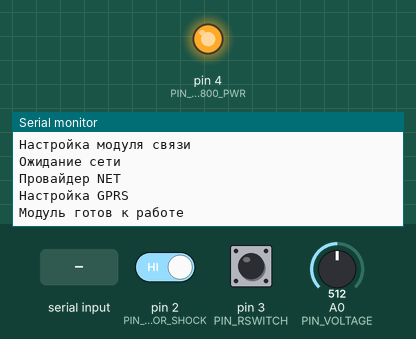
This sketch was run on a simulated Arduino Uno, built with avr-gcc and run on an emulated ATmega328P. Parts: output pins drawn as LEDs (lit = HIGH), the last lines printed to the serial monitor. Inputs (shaded band) come from the test bench; at power-on: pin 2 (PIN_SENSOR_SHOCK) HIGH, A0 (PIN_VOLTAGE) = 512, pin 3 (PIN_RSWITCH) HIGH. EEPROM starts erased; the modem accepts every AT command (registered, SIM ready, sends succeed) and sends nothing else.

Above: at 9.5 s.
9.6 s: pin 2 (PIN_SENSOR_SHOCK) driven LOW
At 10.68 s:
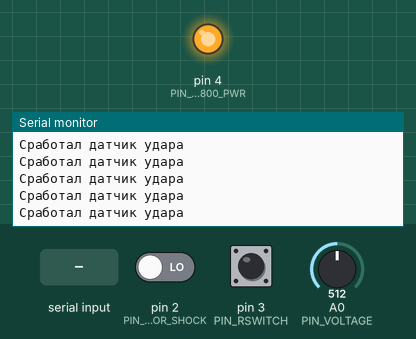
11.5 s: A0 (PIN_VOLTAGE) set to 900
14.6 s: pin 3 (PIN_RSWITCH) pulled LOW for 0.15 s
At 14.71 s:
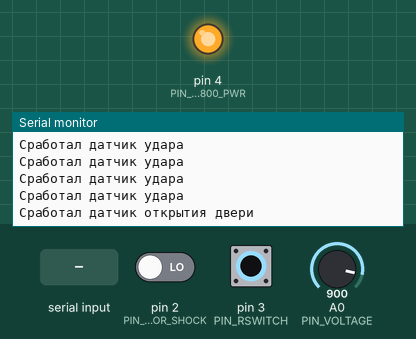
16.2 s: "ERROR" received over the second serial link
19.3 s: "30,150\n" received over the second serial link
22.4 s: pin 3 (PIN_RSWITCH) pulled LOW for 1 s
At 22.63 s:
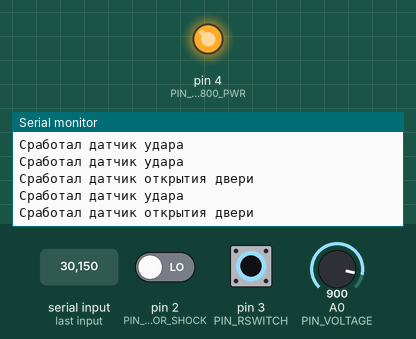

The sketch:

firmware.ino
```cpp
#include <EEPROM.h>

#define PIN_SENSOR_SHOCK 2    //  Датчик удара
#define PIN_RSWITCH 3         //  Геркон
#define PIN_VOLTAGE 0         //  Вольтметр

//  Настройки модема.
#define PIN_SIM800_RX   7
#define PIN_SIM800_TX   8
#define PIN_SIM800_PWR  4
#define SIM800_APN      "internet"
#define SIM800_USER     "gdata"
#define SIM800_PWD      "gdata"
#define SIM800_DEBUG    1

#define EEPROM_SENSOR_SHOCK 0
#define EEPROM_RSWITCH      1

//  Адрес сервера.
#define API_SERVER_URL      ""

bool isRSwitchAlert = false;          //  True, если сработал геркон.
bool isShockAlert = false;            //  True, если сработал датчик удара.
bool isOnGuard = false;               //  True, если устройсто на охране.
bool isSendSOS = false;               //  Флаг указывает на то, что сообщение о сработке надо отправлять сразу же.

float vBattery = 0.0;                   //  Напряжение батареи.
uint8_t lvlSignal = 0;                  //  Уровень сигнала связи.
unsigned long lastCheckSimStatus = 0;   //  Последнее время проверки статуса связи.

void setup() {
  Serial.begin(9600);

  pinMode(PIN_SENSOR_SHOCK, INPUT);
  pinMode(PIN_RSWITCH, INPUT);
  pinMode(PIN_VOLTAGE, OUTPUT);
  pinMode(PIN_SIM800_PWR, OUTPUT);

  setupApi();
  setupSensors();
}

void loop() {
  updateSensors();
  updateApi();
}
```

Sim800.cpp
```cpp
#include "Sim800.h"

Sim800::Sim800(uint8_t RX, uint8_t TX, uint8_t PWR) {
  _serial = new SoftwareSerial(RX, TX);
  _serial->begin(9600);
  this->_powerPin = PWR;
}

/**
 * //
 */
void Sim800::setup(char *apn, char *user, char *pwd) {
  this->_connectApn = apn;
  this->_connectUser = user;
  this->_connectPwd = pwd;

  this->off();
  delay(1000);
  this->on();

  Serial.println("Настройка модуля связи");
  Serial.println("Ожидание сети");

  //  Готовность модуля к работе
  this->checkAT("AT", 200);

  //  Проверяем, зарегистрировались или нет.
  while (this->getProviderName() == "") {
    delay(1000);
  }

  Serial.println("Провайдер " + this->getProviderName());

  Serial.println("Настройка GPRS");
  this->setupGPRS(apn, user, pwd);

  //  TODO: GPS
  //  TODO: Balance sms

  Serial.println("Модуль готов к работе");

  delay(1000);
}

/**
 * Вернет уровень сигнала.
 */
uint8_t Sim800::getLevelSignal() {
  if (!this->_isReady) {
    return 0;
  }

  //  Не можем посылать копанду модему, пока выполняется запрос к серверу.
  if (this->_reqBusyId > -1) {
    return -1;
  }

  String result = this->checkAT("AT+CSQ", 1000);
  return this->parseAT(result, "+CSQ: ", ",").toInt();
}

/**
 * Вернет название провайдера.
 */
String Sim800::getProviderName() {
  String result = this->checkAT("AT+COPS?", 200);
  result = this->parseAT(result, "+COPS: ", "\r");

  return result != "0"
    ? this->parseAT(result, "\"", "\"")
    : "";
}

/**
 * Отправит запрос на сервер и вернет результат.
 * Не блокирубщая функция.
 */
String Sim800::httpRequest(String url, int reqId) {
  String _url = "AT+HTTPPARA=\"URL\",\"" + url + "\"";

  if (!this->_isReady) {
    return "";
  }

  if (this->_reqBusyId > -1 && this->_reqBusyId != reqId) {
    return "";
  }

  switch (this->_reqSteps) {
    case 0:
      this->_reqBusyId = reqId;
      if (this->checkReqTimer(500)) {
        this->sendAT(_url);
        this->_reqSteps = 1;
      }
      break;

    case 1:
      if (this->checkReqTimer(500)) {
        this->readAT();
        this->sendAT("AT+HTTPACTION=0");
        this->_reqSteps = 2;
      }
      break;

    case 2:
      if (this->checkReqTimer(3500)) {
        this->readAT();
        //  TODO: Error check
        this->sendAT("AT+HTTPREAD");
        this->_reqSteps = 3;
      }
      break;

    case 3:
      if (this->checkReqTimer(500)) {
        this->httpOrderReset();

        String result = this->readAT();
        if (result.indexOf("OK\r") == -1) {
          #ifdef SIM800_DEBUG
            Serial.println("Ошибка ответа от сервера");
          #endif

          ++this->_numErrors;
          this->checkErrors();

          return "";
        }

        unsigned int bytes = this->parseAT(result, "+HTTPREAD: ", "\r").toInt();
        if (bytes == 0) {
          #ifdef SIM800_DEBUG
            Serial.println("Нулевой ответ от сервера");
          #endif

          ++this->_numErrors;
          this->checkErrors();

          return "";
        }

        result = result.substring(result.length() - 6 - bytes, result.length() - 6);
        result.trim();

        //  Если ответ есть, сбрасываем ошибки.
        this->_numErrors = 0;

        return result;
      }
      break;
  }

  return "";
}

/**
 * ##
 */
void Sim800::httpOrderReset() {
  this->_reqSteps = 0;
  this->_reqBusyId = -1;
}

/**
 * ##
 */
bool Sim800::checkReqTimer(unsigned long delayTime) {
  if (this->_reqTimer + delayTime < millis()) {
    this->_reqTimer = millis();
    return true;
  }

  return false;
}

/**
 * Настройка GPRS.
 */
void Sim800::setupGPRS(String apn, String user, String password) {
  String ATs[] = {
    "AT+SAPBR=3,1,\"CONTYPE\",\"GPRS\"",  //  Установка настроек подключения
    "AT+SAPBR=3,1,\"APN\",\"" + apn + "\"",
    "AT+SAPBR=3,1,\"USER\",\"" + user + "\"",
    "AT+SAPBR=3,1,\"PWD\",\"" + password + "\"",

    "AT+SAPBR=1,1",                       //  Устанавливаем GPRS соединение
    "AT+HTTPINIT",                        //  Инициализация http сервиса
    "AT+HTTPPARA=\"CID\",1"               //  Установка CID параметра для http сессии
  };

  for (int i = 0; i < 4; i++) {
    this->checkAT(ATs[i], 500);
  }

  delay(1000);

  for (int i = 4; i < 7; i++) {
    this->checkAT(ATs[i], 500);
  }

  this->_isReady = true;
}

/**
 * Вернет true, если GPRS активен.
 */
bool Sim800::checkGPRS() {
  String result = this->checkAT("AT+SAPBR=2,1", 100);
  result = this->parseAT(result, "+SAPBR: 1,", ",");
  return result.toInt() == 1;
}

/**
 * Отправит AT комманду модулю и вернет ответ.
 * Если ответ с ошибкой, повторит отправку комманды через delayTime мс.
 * Блокирующая функция.
 * @param String command
 * @param long timeResponse
 * @return String
 */
String Sim800::checkAT(String cmd, long timeResponse) {
  String result = this->reqAT(cmd, timeResponse);
  if (result.indexOf("ERROR") > -1 || result.indexOf("OK\r") == -1) {
    delay(1000);
    return this->checkAT(cmd, timeResponse);
  }

  return result;
}

/**
 * //
 */
String Sim800::reqAT(String cmd, long timeResponse) {
  this->sendAT(cmd);
  delay(timeResponse);
  return this->readAT();
}

/**
 * Отправит команду в модем.
 * @param String cmd
 */
void Sim800::sendAT(String cmd) {
  if (!_serial) {
    return;
  }

  #ifdef SIM800_DEBUG
    Serial.println("Send AT: " + cmd);
  #endif

  _serial->println(cmd);
}

/**
 * Прочитает данные с можема.
 * @return String
 */
String Sim800::readAT() {
  int c;
  String v;

  while (_serial->available()) {
    c = _serial->read();
    v += char(c);
    delay(10);
  }

  #ifdef SIM800_DEBUG
    Serial.println("Read AT: " + v);
  #endif

  return v;
}

/**
 * Вернет данные из строки cmd начиная с cmdBegin и заканчивая cmdEnd.
 * @param String cmd
 * @param String cmdBegin
 * @param String cmdEnd
 * @return String
 */
String Sim800::parseAT(String cmd, String cmdBegin, String cmdEnd) {
  String result = cmd;
  result = result.substring(result.indexOf(cmdBegin) + cmdBegin.length());
  result = result.substring(0, result.indexOf(cmdEnd));
  return result;
}

/**
 * Перезагрузит модем через MOSFET транзистор.
 */
void Sim800::resetModem() {
  #ifdef SIM800_DEBUG
    Serial.println("Перезагрузка модема");
  #endif

  //  Тут проверка на то, включен модем или нет не нужна т.к. delay блокирует.
  this->off();
  delay(2000);
  this->on();
  this->setup(this->_connectApn, this->_connectUser, this->_connectPwd);
}

/**
 * Включит модем.
 */
void Sim800::on() {
  #ifdef SIM800_DEBUG
    Serial.println("Модем включен");
  #endif
  digitalWrite(this->_powerPin, HIGH);
}

/**
 * Выключит модем.
 */
void Sim800::off() {
  #ifdef SIM800_DEBUG
    Serial.println("Модем выключен");
  #endif

  digitalWrite(this->_powerPin, LOW);
  this->_isReady = false;
  this->_numErrors = 0;
}

/**
 * Если привысили число ошибок, перезагрузит модем.
 */
void Sim800::checkErrors() {
  if (this->_numErrors >= SIM800_MAX_ERRORS) {
    #ifdef SIM800_DEBUG
      Serial.println("Много ошибок");
    #endif
    this->resetModem();
  }
}
```

Sim800.h
```cpp
#include <SoftwareSerial.h>
#include <Arduino.h>

#define SIM800_MAX_ERRORS   5       //  Максимальное количество ошибок, после чего модем будет перезагружен.

class Sim800
{
  public:
    Sim800(uint8_t RX, uint8_t TX, uint8_t PWR);
    void setup(char *apn, char *user, char *pwd);
    uint8_t getLevelSignal();
    String getProviderName();
    void checkSMS();
    String httpRequest(String url, int reqId);
    void httpOrderReset();
    void on();
    void off();

  private:
    SoftwareSerial *_serial;
    int8_t _reqBusyId = -1;
    uint8_t _reqSteps = 0;
    unsigned long _reqTimer = 0;
    uint8_t _numErrors = 0;
    uint8_t _powerPin;
    bool _isReady = false;
    char *_connectApn;
    char *_connectUser;
    char *_connectPwd;
    bool checkReqTimer(unsigned long delayTime);
    void checkErrors();
    void setupGPRS(String apn, String user, String password);
    bool checkGPRS();
    void sendAT(String cmd);
    String readAT();
    String reqAT(String cmd, long timeResponse);
    String checkAT(String cmd, long timeResponse);
    String parseAT(String cmd, String cmdBegin, String cmdEnd);
    void resetModem();
};
```

api.ino
```cpp
#include "Sim800.h"

#define API_PATH_STATUS             "/v1/security/get-status"

#define API_STATUS_PERIOD           0

#define API_REQ_ID_STATUS           1

#define STATUS_UNLOCKED             1
#define STATUS_LOCKED               2

//  Переменные для последовательного опроса модема без блокировок.
unsigned long reqTimer = 0;
int reqSteps = 0;
int reqBusyId = 0;

Sim800 modem(PIN_SIM800_RX, PIN_SIM800_TX, PIN_SIM800_PWR);

/**
 * Установка апи.
 */
void setupApi() {
  modem.setup(SIM800_APN, SIM800_USER, SIM800_PWD);
}

/**
 * Обработка методов апи.
 */
void updateApi() {
  if (lastCheckSimStatus < millis()) {
    //  Получаем статус сигнализации, если STATUS_LOCKED, ставим на охрану и обратно.
    //  По мимо этого, отправляем сразу данные всех датчиков.
    String _addr = String(API_SERVER_URL) + API_PATH_STATUS + "?"
      + "rswitch=" + String(isRSwitchAlert)
      + "&shock=" + String(isShockAlert)
      + "&voltage=" + String(vBattery)
      + "&signal=" + String(lvlSignal);

    int state = modem.httpRequest(_addr, API_REQ_ID_STATUS).toInt();

    switch (state) {
      case STATUS_UNLOCKED:
        if (isOnGuard) {
          Serial.println("Сигнализация отключена");

          //  Если не на охране, сбрасываем алерты на датчики
          isShockAlert = false;
          isRSwitchAlert = false;
          isSendSOS = false;

          EEPROM.write(EEPROM_SENSOR_SHOCK, 0);
          EEPROM.write(EEPROM_RSWITCH, 0);
        }
        isOnGuard = false;
        break;

      case STATUS_LOCKED:
        if (!isOnGuard) {
          Serial.println("Сигнализация включена");
          isSendSOS = false;
        }
        isOnGuard = true;
        break;

      default:
        break;
    }

    lastCheckSimStatus = millis() + API_STATUS_PERIOD;    //  Т.к. функции не блокирующие, ждем API_STATUS_PERIOD секунд.
  }
}
```

sensors.ino
```cpp
unsigned long vBatteryTimeUpdate = 0;
unsigned long lvlSignalTimeUpdate = 0;

/**
 * Настройка датчиков.
 */
void setupSensors() {
  //  Считываем показания датчиков из памяти.
  isRSwitchAlert = EEPROM.read(EEPROM_RSWITCH) == "1";
  isShockAlert = EEPROM.read(EEPROM_SENSOR_SHOCK) == "1";
}

/**
 * Обработка датчиков.
 */
void updateSensors() {
  if (digitalRead(PIN_SENSOR_SHOCK) != 1) {
    Serial.println("Сработал датчик удара");
    isShockAlert = true;
    EEPROM.write(EEPROM_SENSOR_SHOCK, 1);
    checkSendSOS();
  }

  if (digitalRead(PIN_RSWITCH) != 1) {
    Serial.println("Сработал датчик открытия двери");
    isRSwitchAlert = true;
    EEPROM.write(EEPROM_RSWITCH, 1);
    checkSendSOS();
  }

  updateVoltage();
  updateLvlSignal();
}

/**
 * Отправит сигнал тревоги, не дожидаясь след периода запроса.
 */
void checkSendSOS() {
  if (!isSendSOS) {
    lastCheckSimStatus = 0;
    modem.httpOrderReset();
    isSendSOS = true;
  }
}

/**
 * Вернет true, если сигнализация сработала.
 */
bool getAlarm() {
  return isOnGuard && (isShockAlert || isRSwitchAlert);
}

/**
 * Обновление значения напряжения сети.
 */
void updateVoltage() {
  if (vBatteryTimeUpdate < millis()) {
    float _val = analogRead(PIN_VOLTAGE);
    vBattery = _val * 0.011375;

    vBatteryTimeUpdate = millis() + 500;
  }
}

/**
 * Обновление значения уровня сигнала сети.
 */
void updateLvlSignal() {
  if (lvlSignalTimeUpdate < millis()) {
    uint8_t _level = modem.getLevelSignal();
    if (_level > -1) {
      lvlSignal = _level;
    }

    lvlSignalTimeUpdate = millis() + 5000;
  }
}
```

Measured:
- after the input at 9.6 s, the serial monitor: prints a new line at once (image 1)
- after the input at 14.6 s, the serial monitor: prints a new line after 0.09 s (image 2)
- after the input at 22.4 s, the serial monitor: prints a new line after 0.11 s (image 3)
